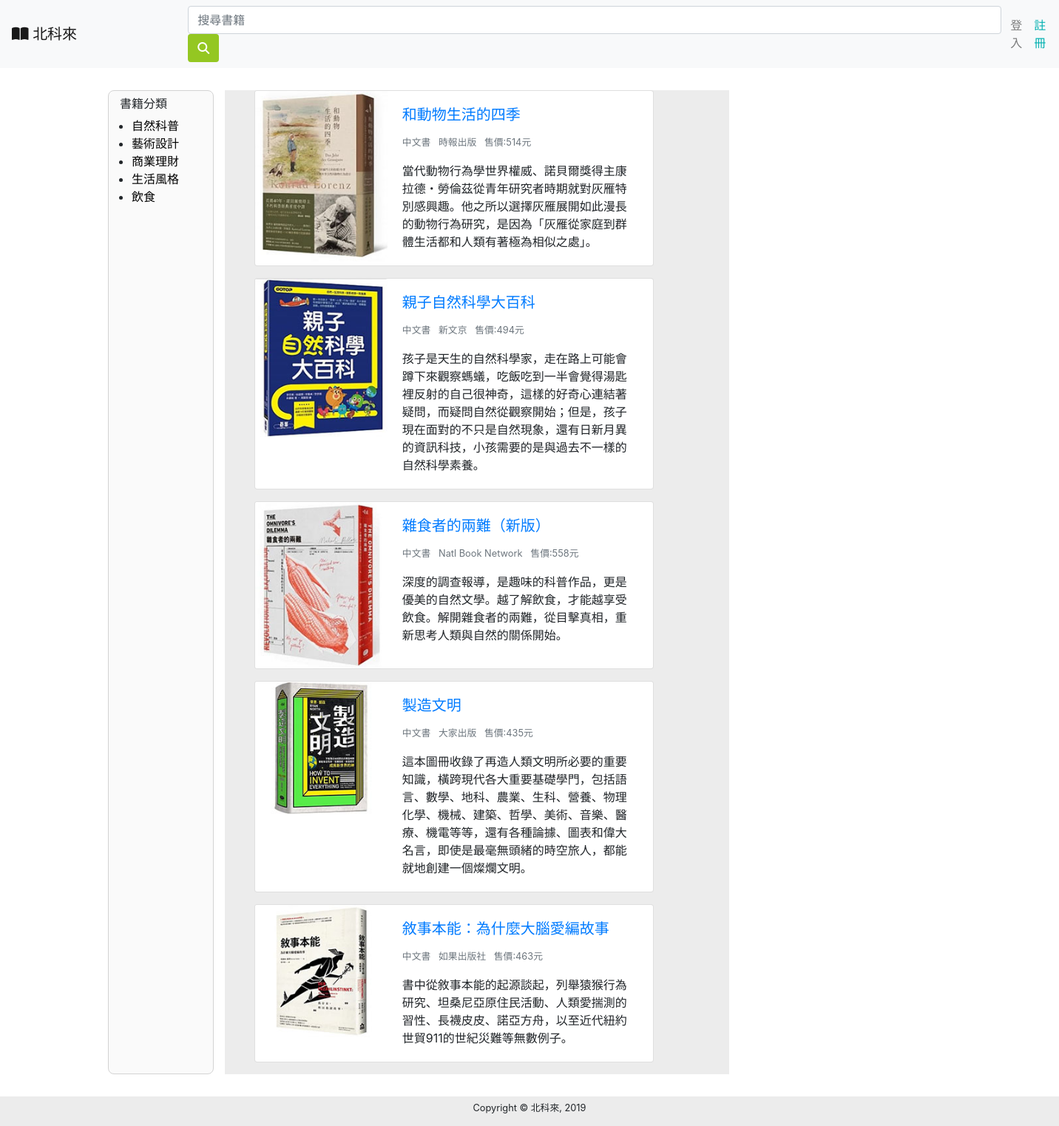
/searchList.php, run on the app's committed database.
### tables this page shows
CREATE TABLE `Category` (
  `Book_ID` int(11) NOT NULL COMMENT '書籍ID' ,
  `Language` varchar(10) default'English' COMMENT '語言',
  `Type` varchar(15) COMMENT '類別',
  `Image_Path` varchar(100) NOT NULL COMMENT '圖片路徑',
  `IsEBook` bool COMMENT '是否為電子書',
  FOREIGN KEY (`Book_ID`) references Book(`ID`) on delete cascade on update cascade,
  PRIMARY KEY (`Book_ID`,`Language`,`Type`)
) COMMENT '書籍分類';

CREATE TABLE `Book`(
  `ID` int(11) auto_increment COMMENT 'ID',
  `ISBN` varchar(13) NOT NULL DEFAULT '' COMMENT 'ISBN',
  `Name` varchar(100) NOT NULL DEFAULT '' COMMENT '書名',
  `Date` DATE NOT NULL DEFAULT '1999-01-01' COMMENT '出版日期',
  `Price` int(8) NOT NULL DEFAULT 0 COMMENT '價格',
  `Publisher` varchar(50) COMMENT '出版社',
  `Author` varchar(50) COMMENT '作者',
  `Quantity` int(3) NOT NULL DEFAULT 0 COMMENT '數量',
  `Image_Path` varchar(100) NOT NULL COMMENT '圖片路徑',
  `Introduction` varchar(500) COMMENT '書籍介紹',
  PRIMARY KEY (`ID`, `ISBN`)
) COMMENT '書籍';

### searchList.php (the view, shortened to what this page needs)
<!doctype html>
<html lang="en">
  <head>
    <link rel="stylesheet" href="https://stackpath.bootstrapcdn.com/bootstrap/4.4.1/css/bootstrap.min.css">
    <link rel="stylesheet" href="./css/index.css">
  </head>
  <body>
      <nav class="navbar sticky-top navbar-expand-lg navbar-light bg-light">
        <a id="logo" class="navbar-brand" href="./index.php"> <i class="fas fa-book-open" id="logo_icon"></i> 北科來</a>
        <form class="form-inline" role="form" method="GET" action="./searchList.php">
            <input id="search" class="form-control mr-sm-1 ml-auto" type="search" placeholder="搜尋書籍" aria-label="Search" name='keyword'>
            <button id="search_btn" class="btn my-2 my-sm-0" type="button" onclick="location.href='./searchList.php'"><i class="fas fa-search"></i></button>
        </form>
        <ul class="navbar-nav  ml-auto">
            <?php
                if(isset($_SESSION['user']))
                {
                    echo "<li class='nav-item'>";
                    echo "<a class='nav-link' href='./ShoppingCart.php' id='check_out_nav_item'><i class='fas fa-shopping-cart'></i> 0 結帳</a>";
                    echo "</li>";
                    echo '<li class="nav-item">';
                    echo '<a class="nav-link" href="./orders.php">訂單查詢</a>';
                    echo '</li>';
                    echo "<li class='nav-item'>";
                    echo "<a class='nav-link' href=''>".$_SESSION['user']."</a>";
                    echo "</li>";
                    echo "<li class='nav-item'>";
                    echo "<a class='nav-link' href='./Controller/logout.php'>登出</a>";
                    echo "</li>";
                }
                else
                {
                    echo "<li class='nav-item'>";
                    echo "<a class='nav-link' href='./login.php'>登入</a>";
                    echo "</li>";
                    echo "<li class='nav-item'>";
                    echo "<a class='nav-link' href='./register.php' id='register_nav_item'>註冊</a>";
                    echo "</li>";
                }
            ?>
    </nav>
    <div id="Main">
            <div class="container">
                <div class="row">
                    <div class="col-sm-9 col-md-9">
                        <div class="row">
                            <div id="book_category_bg" class="col-sm-2 col-md-2">
                                <h6 class="pt-2">書籍分類</h6>
                                <ul class="list-group pl-3">
                                    <li><a href=<?php intotargeturl("./searchList.php", "自然科普") ?> class="book_category">自然科普</a></li>
                                    <li><a href=<?php intotargeturl("./searchList.php", "藝術設計") ?> class="book_category">藝術設計</a></li>
                                    <li><a href=<?php intotargeturl("./searchList.php", "商業理財") ?> class="book_category">商業理財</a></li>
                                    <li><a href=<?php intotargeturl("./searchList.php", "生活風格") ?> class="book_category">生活風格</a></li>
                                    <li><a href=<?php intotargeturl("./searchList.php", "飲食") ?> class="book_category">飲食</a></li>
                                </ul>
                            </div>
                            <div class="col-sm-10 col-md-10">
                                <div id="carouselExampleControls" class="carousel slide" data-ride="carousel">
                                    <div class="carousel-inner">
                                        <form>
                                                <ul style="list-style-type:none">
                                                    <?php
                                                        if (isset($_GET['keyword'])){
                                                            $keyword = $_GET['keyword'];
                                                            $categoryIDList = SearchBook($keyword);
                                                        }
                                                        else if (isset($_GET['PageID'])){
                                                            $category = $_GET['PageID'];
                                                            $categoryIDList = GetCategoryIDList($category);
                                                        }
                                                        else{
                                                            $category = "自然科普";
                                                            $categoryIDList = GetCategoryIDList($category);
                                                        }
                                                        for ($i = 0 ; $i < count($categoryIDList) ; $i++){
                                                    ?>
                                                        <li>
                                                            <div class="card mb-3" style="max-width: 540px;">
                                                                <div class="row no-gutters">
                                                                    <div class="col-md-4">
                                                                    <img src=<?php echo GetBookCategory("category", $categoryIDList[$i],"Image_Path"); ?> class="card-img" alt="xxx">
                                                                    </div>
                                                                    <div class="col-md-8">
                                                                        <div class="card-body">
                                                                            <h5 class="card-title"><a href=<?php intotargeturl("./BookInfo.php", $categoryIDList[$i]) ?>> <?php echo GetBookInfo("book", $categoryIDList[$i],"Name");?> </a></h5>
                                                                            <p class="card-text"><small class="text-muted">
                                                                                <?php echo GetBookCategory("category", $categoryIDList[$i],"Language");?>&nbsp;&nbsp;
                                                                                <?php echo GetBookInfo("book", $categoryIDList[$i],"Publisher");?>&nbsp;&nbsp;
                                                                                售價:<?php echo GetBookInfo("book", $categoryIDList[$i],"Price");?>元</small></p>
                                                                            <p class="card-text"><?php echo GetBookInfo("book", $categoryIDList[$i],"Introduction");?></p>
                                                                        </div>
                                                                    </div>
                                                                </div>
                                                            </div>
                                                        </li>
                                                    <?php
                                                        }
                                                    ?>
                                                </ul>
                                        </form>
                                    </div>
                                </div>
                            </div>
                        </div>
                    </div>
                </div>
            </div>
    </div>
  </body>
  <footer class="mt-3 fixed-bottom">
    <h6 class="text-center pt-2 small">Copyright © 北科來, 2019</h6>
  </footer>
</html>

### model/DB_Function.php (shortened to what this page needs)
<?php
function GetBookInfo($table, $bookID, $GetInfo){
    connectDB($link);
    $booksql = "select $GetInfo from $table where ID = $bookID ";
    $result = mysqli_query($link, $booksql);
    while ($row = mysqli_fetch_array($result, MYSQLI_ASSOC)){
        return $row[$GetInfo];
    }
}
function GetBookCategory($table, $bookID, $GetInfo){
    connectDB($link);
    $booksql = "select $GetInfo from $table where Book_ID = $bookID ";
    $result = mysqli_query($link, $booksql);
    while ($row = mysqli_fetch_array($result, MYSQLI_ASSOC)){
        return $row[$GetInfo];
    }
}
function GetCategoryIDList($category){
    connectDB($link);
    $categorysql = "select Book_ID from category where Type = '$category'";
    $result = mysqli_query($link, $categorysql);
    $IDarray=array();
    while ($row = mysqli_fetch_array($result, MYSQLI_ASSOC)){
        array_push($IDarray,$row['Book_ID']);
    }
    return $IDarray;
}
function intotargeturl($page, $pageName){
    echo $page.'?PageID='.$pageName;
    return $page.'?PageID='.$pageName;
}
?>

### css/index.css (style rules this page uses)
body { padding-bottom: 70px; }
footer { text-align: center; background-color: #ECECEC; height:40px; }
#logo { margin-right: 150px; }
#search { width: 1100px; }
#register_nav_item { color:#00b0B0; }
#search_btn { color: white; background-color: #94C722; }
#book_category_bg { border-radius: 8px; background: rgb(250, 250, 250); border-color: lightgray; border-width: 1px; border-style: solid; }
.book_category { color: black; }
.carousel-inner { background-color: #ECECEC; }
.container { margin-top: 30px; }
.card { margin-bottom: 30px; }

### data on the page
category: Image_Path (picture), Language "中文書"
book: Name "和動物生活的四季", Publisher "時報出版", Price "514", Introduction "當代動物行為學世界權威、諾貝爾獎得主康拉德・勞倫茲從青年研究者時期就對灰雁特別感興趣。他之所以選擇灰雁展開如此漫長的動物行為研究，是因為「灰雁從家庭到群體生活都和人類有著極為相似之處」。"
category: Image_Path (picture), Language "中文書"
book: Name "親子自然科學大百科", Publisher "新文京", Price "494", Introduction "孩子是天生的自然科學家，走在路上可能會蹲下來觀察螞蟻，吃飯吃到一半會覺得湯匙裡反射的自己很神奇，這樣的好奇心連結著疑問，而疑問自然從觀察開始；但是，孩子現在面對的不只是自然現象，還有日新月異的資訊科技，小孩需要的是與過去不一樣的自然科學素養。"
category: Image_Path (picture), Language "中文書"
book: Name "雜食者的兩難（新版）", Publisher "Natl Book Network", Price "558", Introduction "深度的調查報導，是趣味的科普作品，更是優美的自然文學。越了解飲食，才能越享受飲食。解開雜食者的兩難，從目擊真相，重新思考人類與自然的關係開始。"
category: Image_Path (picture), Language "中文書"
book: Name "製造文明", Publisher "大家出版", Price "435", Introduction "這本圖冊收錄了再造人類文明所必要的重要知識，橫跨現代各大重要基礎學門，包括語言、數學、地科、農業、生科、營養、物理化學、機械、建築、哲學、美術、音樂、醫療、機電等等，還有各種論據、圖表和偉大名言，即使是最毫無頭緒的時空旅人，都能就地創建一個燦爛文明。"
category: Image_Path (picture), Language "中文書"
book: Name "敘事本能：為什麼大腦愛編故事", Publisher "如果出版社", Price "463", Introduction "書中從敘事本能的起源談起，列舉猿猴行為研究、坦桑尼亞原住民活動、人類愛揣測的習性、長襪皮皮、諾亞方舟，以至近代紐約世貿911的世紀災難等無數例子。"
